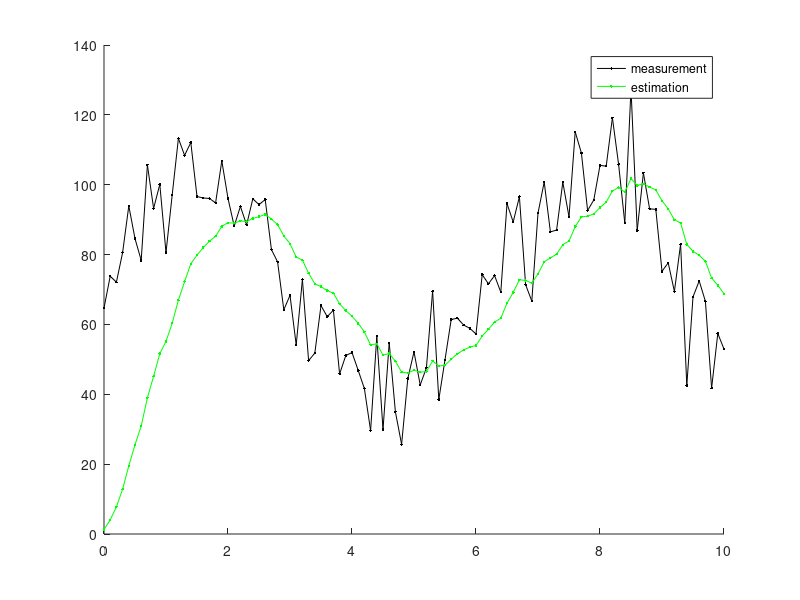

This figure's MATLAB source:
% written by StudentDave
%for licensing and usage questions
%email scienceguy5000 at gmail. com

%Bayesian Ninja tracking Quail using kalman filter

clear all
%% define our meta-variables (i.e. how long and often we will sample)
duration = 10  %how long the Quail flies
dt = .1;  %The Ninja continuously looks for the birdy,

%% Define update equations (Coefficent matrices): A physics based model for where we expect the Quail to be [state transition (state + velocity)] + [input control (acceleration)]
A = [1 dt; 0 1] ; % state transition matrix:  expected flight of the Quail (state prediction)
B = [dt^2/2; dt]; %input control matrix:  expected effect of the input accceleration on the state.
C = [0 1]; % measurement matrix: the expected measurement given the predicted state (likelihood)
%% define main variables
u = 0; % define acceleration magnitude
Q= [0; 0]; %initized state--it has two components: [position; velocity] of the Quail
x_hat = Q;  %x_estimate of initial location estimation of where the Quail is (what we are updating)
QuailAccel_noise_mag = 0.05; %process noise: the variability in how fast the Quail is speeding up (stdv of acceleration: meters/sec^2)
NinjaVision_noise_mag = 10;  %measurement noise: How mask-blinded is the Ninja (stdv of location, in meters)
R = NinjaVision_noise_mag^2;% Ez convert the measurement noise (stdv) into covariance matrix
Q = QuailAccel_noise_mag^2 * [dt^4/4 dt^3/2; dt^3/2 dt^2]; % Ex convert the process noise (stdv) into covariance matrix
P = Q; % estimate of initial Quail position variance (covariance matrix)

%% initize result variables
% Initialize for speed
Q_loc = []; % ACTUAL Quail flight path
vel = []; % ACTUAL Quail velocity
y_vec = []; % Quail path that the Ninja sees


%% simulate what the Ninja sees over time
x_init = [0;40];
for t = 0 : dt: duration
    % Generate the Quail flight
    QuailAccel_noise = QuailAccel_noise_mag * [(dt^2/2)*randn; dt*randn];
    Q= A * Q+ B * u + QuailAccel_noise;
    % Generate what the Ninja sees
    NinjaVision_noise = NinjaVision_noise_mag * randn;
    %y = C * Q+ NinjaVision_noise;
    y=70+30*sin(t)+NinjaVision_noise;
    Q_loc = [Q_loc; Q(1)];
    y_vec = [y_vec; y];
    vel = [vel; Q(2)];
end
%% Do kalman filtering
%initize estimation variables
x_hat_vec = []; %  estimated state
Q= [1; 2]; % re-initized state
P_estimate = P;
P_mag_estimate = [];
predic_state = [];
predic_var = [];
for t = 1:length(Q_loc)
    % Predict next state of the quail with the last state and predicted motion.
    x_hat = A * x_hat + B * u;
    predic_state = [predic_state; x_hat(1)] ;
    %predict next covariance
    P = A * P * A' + Q;
    norm(P)
    predic_var = [predic_var; P] ;
    % predicted Ninja measurement covariance
    % Kalman Gain
    K = P*C'*inv(C*P*C'+R)
    % Update the state estimate.
    x_hat = x_hat + K * (y_vec(t) - C * x_hat);
    % update covariance estimation.
    P =  (eye(2)-K*C)*P;

    x_hat_vec = [x_hat_vec, x_hat];

end

% Plot the results
%figure(2);
tt = 0 : dt : duration;
%plot(tt,Q_loc,'-r.',tt,Q_loc_meas,'-k.', tt,Q_loc_estimate,'-g.');
%plot(tt,Q_loc,'-r.')
hold on 
plot(tt,y_vec,'-k.')
plot(tt,x_hat_vec(2,:),'-g.')
%axis([0 10 -30 80])
hold off 
legend('measurement','estimation')
